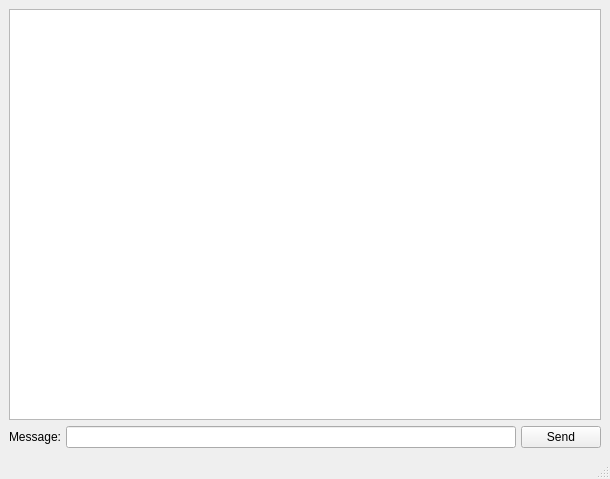
<?xml version="1.0" encoding="UTF-8"?>
<ui version="4.0">
 <class>ChatMainWindow</class>
 <widget class="QMainWindow" name="ChatMainWindow">
  <property name="geometry">
   <rect>
    <x>0</x>
    <y>0</y>
    <width>610</width>
    <height>479</height>
   </rect>
  </property>
  <property name="windowTitle">
   <string>YourClassChat</string>
  </property>
  <widget class="QWidget" name="centralwidget">
   <layout class="QHBoxLayout">
    <property name="spacing">
     <number>6</number>
    </property>
    <property name="leftMargin">
     <number>9</number>
    </property>
    <property name="topMargin">
     <number>9</number>
    </property>
    <property name="rightMargin">
     <number>9</number>
    </property>
    <property name="bottomMargin">
     <number>9</number>
    </property>
    <item>
     <layout class="QVBoxLayout">
      <property name="spacing">
       <number>6</number>
      </property>
      <property name="leftMargin">
       <number>0</number>
      </property>
      <property name="topMargin">
       <number>0</number>
      </property>
      <property name="rightMargin">
       <number>0</number>
      </property>
      <property name="bottomMargin">
       <number>0</number>
      </property>
      <item>
       <widget class="QTextBrowser" name="chatHistory">
        <property name="acceptDrops">
         <bool>false</bool>
        </property>
        <property name="toolTip">
         <string>Messages sent and received from other users</string>
        </property>
        <property name="acceptRichText">
         <bool>true</bool>
        </property>
       </widget>
      </item>
      <item>
       <layout class="QHBoxLayout">
        <property name="spacing">
         <number>5</number>
        </property>
        <property name="leftMargin">
         <number>0</number>
        </property>
        <property name="topMargin">
         <number>0</number>
        </property>
        <property name="rightMargin">
         <number>0</number>
        </property>
        <property name="bottomMargin">
         <number>0</number>
        </property>
        <item>
         <widget class="QLabel" name="label">
          <property name="text">
           <string>Message:</string>
          </property>
          <property name="buddy">
           <cstring>messageLineEdit</cstring>
          </property>
         </widget>
        </item>
        <item>
         <widget class="QLineEdit" name="messageLineEdit"/>
        </item>
        <item>
         <widget class="QPushButton" name="sendButton">
          <property name="sizePolicy">
           <sizepolicy hsizetype="Minimum" vsizetype="Fixed">
            <horstretch>0</horstretch>
            <verstretch>0</verstretch>
           </sizepolicy>
          </property>
          <property name="toolTip">
           <string>Sends a message to other people</string>
          </property>
          <property name="whatsThis">
           <string/>
          </property>
          <property name="text">
           <string>Send</string>
          </property>
         </widget>
        </item>
       </layout>
      </item>
     </layout>
    </item>
   </layout>
  </widget>
  <widget class="QStatusBar" name="statusbar"/>
  <action name="actionQuit">
   <property name="text">
    <string>Quit</string>
   </property>
   <property name="shortcut">
    <string>Ctrl+Q</string>
   </property>
  </action>
  <action name="actionAboutQt">
   <property name="text">
    <string>About Qt...</string>
   </property>
  </action>
  <action name="actionChangeNickname">
   <property name="text">
    <string>Change nickname...</string>
   </property>
   <property name="shortcut">
    <string>Ctrl+N</string>
   </property>
  </action>
 </widget>
 <tabstops>
  <tabstop>chatHistory</tabstop>
  <tabstop>messageLineEdit</tabstop>
  <tabstop>sendButton</tabstop>
 </tabstops>
 <resources/>
 <connections>
  <connection>
   <sender>messageLineEdit</sender>
   <signal>returnPressed()</signal>
   <receiver>sendButton</receiver>
   <slot>animateClick()</slot>
   <hints>
    <hint type="sourcelabel">
     <x>299</x>
     <y>554</y>
    </hint>
    <hint type="destinationlabel">
     <x>744</x>
     <y>551</y>
    </hint>
   </hints>
  </connection>
  <connection>
   <sender>actionQuit</sender>
   <signal>triggered(bool)</signal>
   <receiver>ChatMainWindow</receiver>
   <slot>close()</slot>
   <hints>
    <hint type="sourcelabel">
     <x>-1</x>
     <y>-1</y>
    </hint>
    <hint type="destinationlabel">
     <x>399</x>
     <y>299</y>
    </hint>
   </hints>
  </connection>
 </connections>
</ui>
